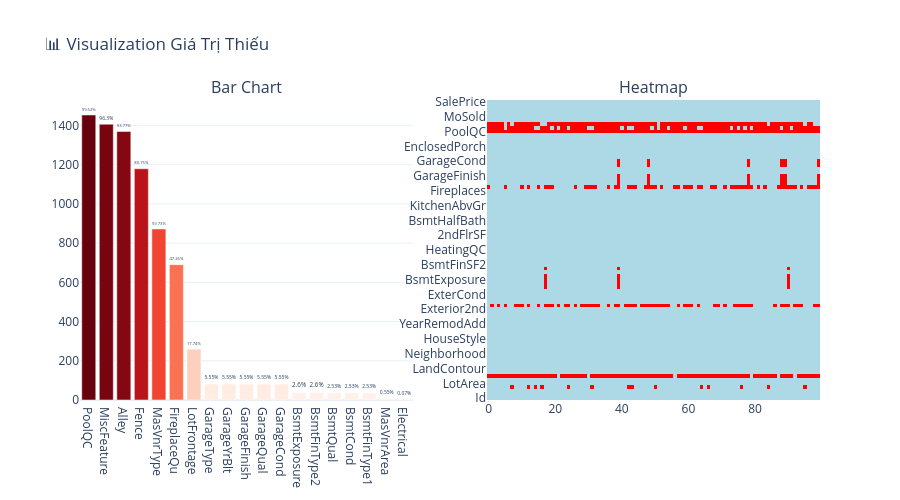

The code cell stored with this chart in its notebook:
### Markdown cell above
## 🔍 Demo 1.1: Phân Tích Missing Values

Sử dụng `analyze_missing()` để xem chi tiết các cột có giá trị thiếu

### Code cell
# Khởi tạo Clean cho train dataset
cleaner_train = Clean(df_train.copy())

# Phân tích missing values
cleaner_train.analyze_missing()

### Figure 1 — Plotly figure (JSON) as saved in the notebook; plotly's stock layout.template omitted (floating-point values rounded to 4 significant figures; data arrays with more than 128 entries replaced by an {"elided": "..."} marker saying what was removed)
{"data": [{"marker": {"color": [99.52, 96.3, 93.77, 80.75, 59.73, 47.26, 17.74, 5.55, 5.55, 5.55, 5.55, 5.55, 2.6, 2.6, 2.53, 2.53, 2.53, 0.55, 0.07], "colorscale": [[0, "rgb(255,245,240)"], [0.125, "rgb(254,224,210)"], [0.25, "rgb(252,187,161)"], [0.375, "rgb(252,146,114)"], [0.5, "rgb(251,106,74)"], [0.625, "rgb(239,59,44)"], [0.75, "rgb(203,24,29)"], [0.875, "rgb(165,15,21)"], [1, "rgb(103,0,13)"]], "showscale": false}, "text": ["99.52%", "96.3%", "93.77%", "80.75%", "59.73%", "47.26%", "17.74%", "5.55%", "5.55%", "5.55%", "5.55%", "5.55%", "2.6%", "2.6%", "2.53%", "2.53%", "2.53%", "0.55%", "0.07%"], "textposition": "outside", "type": "bar", "x": ["PoolQC", "MiscFeature", "Alley", "Fence", "MasVnrType", "FireplaceQu", "LotFrontage", "GarageType", "GarageYrBlt", "GarageFinish", "GarageQual", "GarageCond", "BsmtExposure", "BsmtFinType2", "BsmtQual", "BsmtCond", "BsmtFinType1", "MasVnrArea", "Electrical"], "xaxis": "x", "y": [1453, 1406, 1369, 1179, 872, 690, 259, 81, 81, 81, 81, 81, 38, 38, 37, 37, 37, 8, 1], "yaxis": "y"}, {"colorscale": [[0, "lightblue"], [1, "red"]], "showscale": false, "type": "heatmap", "x": [0, 1, 2, 3, 4, 5, 6, 7, 8, 9, 10, 11, 12, 13, 14, 15, 16, 17, 18, 19, 20, 21, 22, 23, 24, 25, 26, 27, 28, 29, 30, 31, 32, 33, 34, 35, 36, 37, 38, 39, 40, 41, 42, 43, 44, 45, 46, 47, 48, 49, 50, 51, 52, 53, 54, 55, 56, 57, 58, 59, 60, 61, 62, 63, 64, 65, 66, 67, 68, 69, 70, 71, 72, 73, 74, 75, 76, 77, 78, 79, 80, 81, 82, 83, 84, 85, 86, 87, 88, 89, 90, 91, 92, 93, 94, 95, 96, 97, 98, 99], "xaxis": "x2", "y": ["Id", "MSSubClass", "MSZoning", "LotFrontage", "LotArea", "Street", "Alley", "LotShape", "LandContour", "Utilities", "LotConfig", "LandSlope", "Neighborhood", "Condition1", "Condition2", "BldgType", "HouseStyle", "OverallQual", "OverallCond", "YearBuilt", "YearRemodAdd", "RoofStyle", "RoofMatl", "Exterior1st", "Exterior2nd", "MasVnrType", "MasVnrArea", "ExterQual", "ExterCond", "Foundation", "BsmtQual", "BsmtCond", "BsmtExposure", "BsmtFinType1", "BsmtFinSF1", "BsmtFinType2", "BsmtFinSF2", "BsmtUnfSF", "TotalBsmtSF", "Heating", "HeatingQC", "CentralAir", "Electrical", "1stFlrSF", "2ndFlrSF", "LowQualFinSF", "GrLivArea", "BsmtFullBath", "BsmtHalfBath", "FullBath", "HalfBath", "BedroomAbvGr", "KitchenAbvGr", "KitchenQual", "TotRmsAbvGrd", "Functional", "Fireplaces", "FireplaceQu", "GarageType", "GarageYrBlt", "GarageFinish", "GarageCars", "GarageArea", "GarageQual", "GarageCond", "PavedDrive", "WoodDeckSF", "OpenPorchSF", "EnclosedPorch", "3SsnPorch", "ScreenPorch", "PoolArea", "PoolQC", "Fence", "MiscFeature", "MiscVal", "MoSold", "YrSold", "SaleType", "SaleCondition", "SalePrice"], "yaxis": "y2", "z": {"elided": "81x100 int values"}}], "layout": {"annotations": [{"font": {"size": 16}, "showarrow": false, "text": "Bar Chart", "x": 0.225, "xanchor": "center", "xref": "paper", "y": 1, "yanchor": "bottom", "yref": "paper"}, {"font": {"size": 16}, "showarrow": false, "text": "Heatmap", "x": 0.775, "xanchor": "center", "xref": "paper", "y": 1, "yanchor": "bottom", "yref": "paper"}], "height": 500, "title": {"text": "📊 Visualization Giá Trị Thiếu"}, "xaxis": {"anchor": "y", "domain": [0, 0.45]}, "xaxis2": {"anchor": "y2", "domain": [0.55, 1]}, "yaxis": {"anchor": "x", "domain": [0, 1]}, "yaxis2": {"anchor": "x2", "domain": [0, 1]}}}
